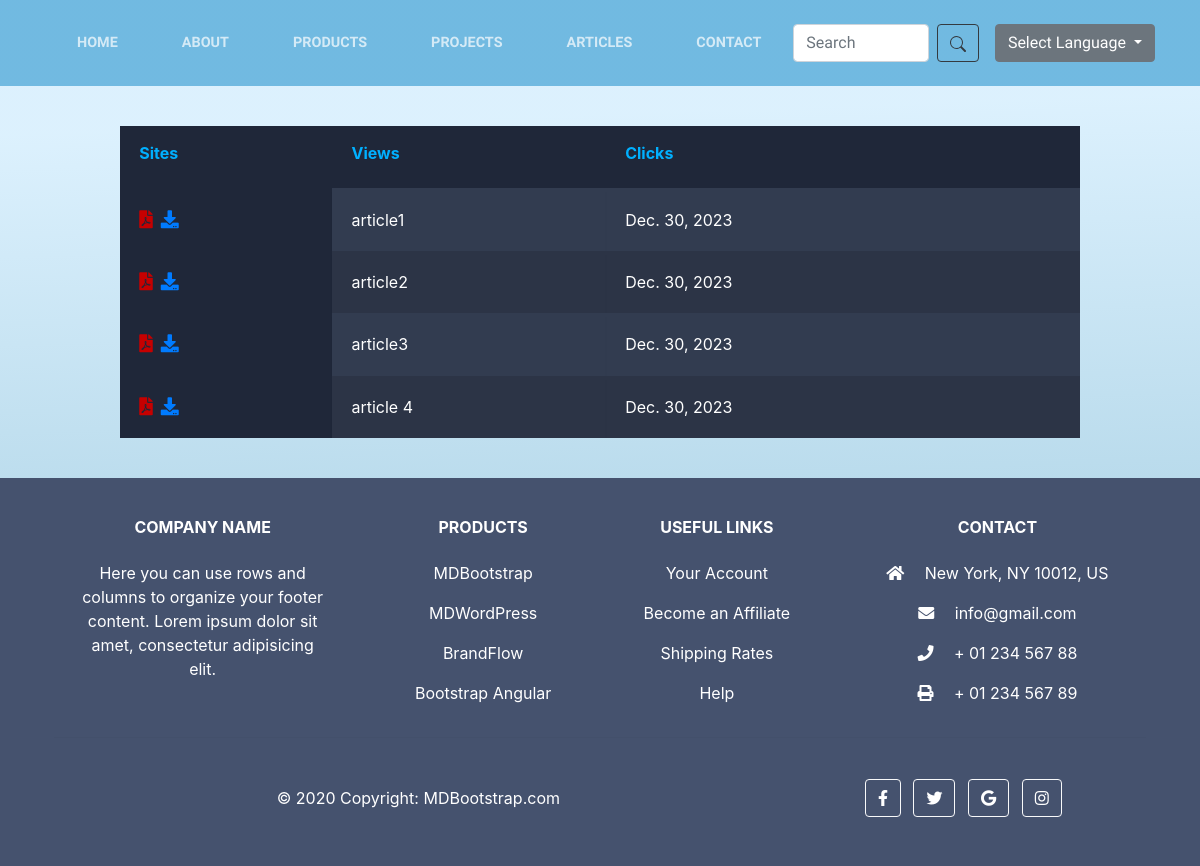
Page /en/articles/ on the committed database.
### pages/models.py (models this page shows, shortened)
class article(models.Model):
    title=models.CharField(max_length=100)
    FaTitle=models.CharField(max_length=100)
    text=models.CharField(max_length=1000)
    FaText=models.CharField(max_length=1000)
    date=models.DateField()

### pages/views.py (the view)
# urls.py: path("articles/",views.articles,name="Faarticles"),
def articles(request):
    allarticles=article.objects.all()
    colors=("blue","red","green","yellow")
    list=zip(allarticles,colors)
    return render(request,'en/articles.html',{
        "list":list,
    })

### pages/templates/en/articles.html (shortened to what this page needs)
{% extends 'base.html' %} {% load static %} {% block content %}
<table class="container-table">
  <thead>
    <tr>
      <th><h1>Sites</h1></th>
      <th><h1>Views</h1></th>
      <th><h1>Clicks</h1></th>
    </tr>
  </thead>
  <tbody>
    {% for article,color in list %}
    <tr class="table-row" style="width: auto">
      <th>
        <i class="fa fa-file-pdf" style="font-size: large; color: rgb(198, 0, 0);"></i
        ><a href=""
          ><i
            class="fa fa-download px-2"
            style="font-size: large"
            staria-hidden="true"
          ></i
        ></a>
      </th>
      <td>{{article.title}}</td>
      <td>{{article.date}}</td>
    </tr>
    {% endfor %}
  </tbody>
</table>
{% endblock %}

### static/css/basestyle.css (style rules this page uses)
:root { --bs-blue: #0d6efd; --bs-indigo: #6610f2; --bs-purple: #6f42c1; --bs-pink: #d63384; --bs-red: #dc3545; --bs-orange: #fd7e14; --bs-yellow: #ffc107; --bs-green: #198754; --bs-teal: #20c997; --bs-cyan: #0dcaf0; --bs-black: #000; --bs-white: #fff; --bs-gray: #6c757d; --bs-gray-dark: #343a40; --bs-gray-100: #f8f9fa; --bs-gray-200: #e9ecef; --bs-gray-300: #dee2e6; --bs-gray-400: #ced4da; --bs-gray-500: #adb5bd; --bs-gray-600: #6c757d; --bs-gray-700: #495057; --bs-gray-800: #343a40; --bs-gray-900: #212529; --bs-primary: #e6a756; --bs-secondary: #2F170F; --bs-success: #198754; --bs-info: #0dcaf0; --bs-warning: #ffc107; --bs-danger: #dc3545; --bs-light: #f8f9fa; --bs-dark: #212529; --bs-primary-rgb: 230, 167, 86; --bs-secondary-rgb: 47, 23, 15; --bs-success-rgb: 25, 135, 84; --bs-info-rgb: 13, 202, 240; --bs-warning-rgb: 255, 193, 7; --bs-danger-rgb: 220, 53, 69; --bs-light-rgb: 248, 249, 250; --bs-dark-rgb: 33, 37, 41; --bs-white-rgb: 255, 255, 255; --bs-black-rgb: 0, 0, 0; --bs-body-color-rgb: 33, 37, 41; --bs-body-bg-rgb: 255, 255, 255; --bs-font-sans-serif: system-ui, -apple-system, "Segoe UI", Roboto, "Helvetica Neue", "Noto Sans", "Liberation Sans", Arial, sans-serif, "Apple Color Emoji", "Segoe UI Emoji", "Segoe UI Symbol", "Noto Color Emoji"; --bs-font-monospace: SFMono-Regular, Menlo, Monaco, Consolas, "Liberation Mono", "Courier New", monospace; --bs-gradient: linear-gradient(180deg, rgba(255, 255, 255, 0.15), rgba(255, 255, 255, 0)); --bs-body-font-family: Lora, -apple-system, BlinkMacSystemFont, Segoe UI, Roboto, Helvetica Neue, Arial, sans-serif, Apple Color Emoji, Segoe UI Emoji, Segoe UI Symbol, Noto Color Emoji; --bs-body-font-size: 1rem; --bs-body-font-weight: 400; --bs-body-line-height: 1.5; --bs-body-color: #212529; --bs-body-bg: #fff; --bs-border-width: 1px; --bs-border-style: solid; --bs-border-color: #dee2e6; --bs-border-color-translucent: rgba(0, 0, 0, 0.175); --bs-border-radius: 0.375rem; --bs-border-radius-sm: 0.25rem; --bs-border-radius-lg: 0.5rem; --bs-border-radius-xl: 1rem; --bs-border-radius-2xl: 2rem; --bs-border-radius-pill: 50rem; --bs-link-color: #e6a756; --bs-link-hover-color: #b88645; --bs-code-color: #d63384; --bs-highlight-bg: #fff3cd; }
body { background: linear-gradient(178deg, rgba(201, 234, 252, 0.51) 14.9%, rgba(139, 192, 216, 0.73) 80%); }

### static/css/articles.css (style rules this page uses)
body { font-family: "Baloo 2", cursive; font-size: 16px; text-rendering: optimizeLegibility; font-weight: initial; }
a, a:hover { text-decoration: none; transition: color 0.3s ease-in-out; }
.table-row { height: 50px; }

### pages/templates/en/articles.html (style rules this page uses)
h1 { font-size: 3em; font-weight: 300; line-height: 1em; text-align: center; color: #33beff; }
td { color: white; }
.container-table th h1 { font-weight: bold; font-size: 1em; text-align: left; color: #00b0ff; }
.container-table td { font-weight: normal; font-size: 1em; -webkit-box-shadow: 0 2px 2px -2px #0e1119; -moz-box-shadow: 0 2px 2px -2px #0e1119; box-shadow: 0 2px 2px -2px #0e1119; }
.container-table { text-align: left; overflow: hidden; width: 80%; margin: 40px auto; display: table; padding: 0 0 8em 0; }
.container-table td, .container-table th { padding-bottom: 2%; padding-top: 2%; padding-left: 2%; }
.container-table tr:nth-child(odd) { background-color: #323c50; }
.container-table tr:nth-child(even) { background-color: #2c3446; }
.container-table th { background-color: #1f2739; }

### rows in the picture
article: title "article1", date "Dec. 30, 2023"
article: title "article2", date "Dec. 30, 2023"
article: title "article3", date "Dec. 30, 2023"
article: title "article 4", date "Dec. 30, 2023"
